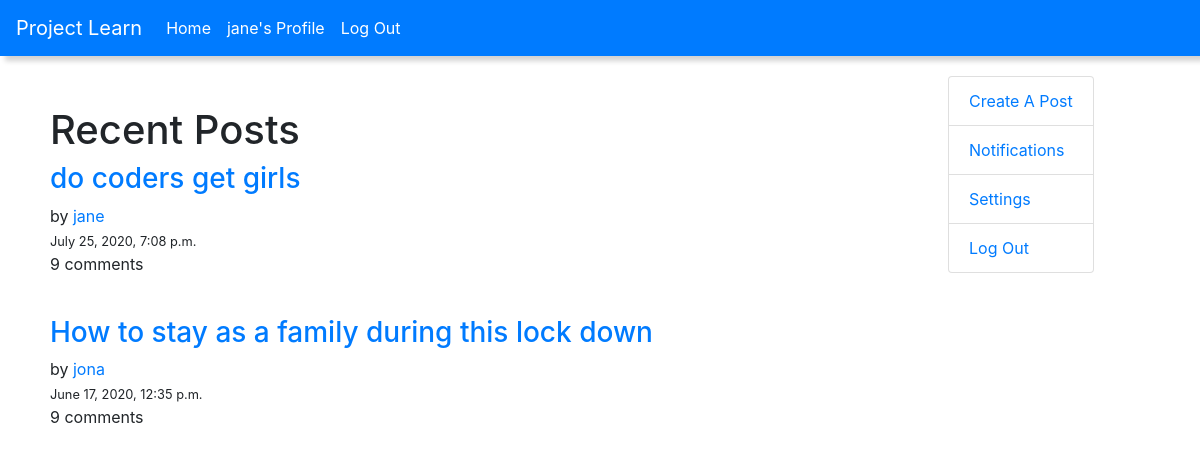
The page / (signed in) on the database its author committed.
### blog/models.py (models this page shows, shortened)
class Post(models.Model):
    STATUS_CHOICES = (
        ('draft', 'Draft'),
        ('published', 'Published'),
    )
    tags=TaggableManager()
    title = models.CharField(max_length=250)
    slug = models.SlugField(max_length=250, unique_for_date='published')
    author = models.ForeignKey(
        User, on_delete=models.CASCADE, related_name='blog_posts')
    body = models.TextField()
    publish = models.DateTimeField(default=timezone.now)
    created = models.DateTimeField(auto_now_add=True)
    updated = models.DateTimeField(auto_now_add=True)
    status = models.CharField(
        max_length=10, choices=STATUS_CHOICES, default='draft')
    class Meta:
        ordering = ['-publish']

### blog/views.py (the view)
# urls.py: path('', views.index, name='home'),
def index(request):
    posts=Post.objects.all()
    for post in posts:
        comments=Comment.objects.filter(post=post).order_by('-commented_on')
    if request.method =="POST":
        form=PostCreationForm(request.POST)
        if form.is_valid():
            form.save(commit=False)
            return redirect('blog:home')
    context={
        'posts':posts,
        'comments':comments
    }
    return render(request, 'blog/index.html',context)

### blog/templates/blog/index.html (shortened to what this page needs)
{% extends 'blog/base.html' %}
{% block body %}
 {% if user.is_authenticated %}
 <div class="home">
    <div class="recent">
      <h1>Recent Posts</h1>
      {% for post in posts %}
        <div class="post">
          <div class="head-text">
            <a href="/posts/{{post.title}}/"><h3>{{post.title}}</h3></a> by <a href="/user_profile/{{post.author.id}}/">{{post.author}}</a></div>
            <small class="post-time">{{post.created}}</small>
            <p>{{ comments.count }} comments</p>
        </div>
        <br>
      {% endfor %}
    </div>
  <div class="side-bar">
    <ul class="list-group">
      <li class="list-group-item"><a href="{% url 'blog:add_post' %}">Create A Post</a></li>
      <li class="list-group-item"><a href="">Notifications</a></li>
      <li class="list-group-item"><a href="">Settings</a></li>
      <li class="list-group-item"><a href="">Log Out</a></li>
    </ul>
  </div>
</div>
{% endif %} {% endblock body %}

### blog/templates/blog/base.html (shortened to what this page needs)
{% load static %}
<!DOCTYPE html>
<html lang="en">
  <head>
    <link rel="stylesheet" href="{% static 'blog/main.css' %}" />
    <link rel="stylesheet" href="{% static 'blog/bootstrap.min.css' %}" />
  </head>
  <body>
    <header>
      <nav class="navbar navbar-expand-sm navbar-dark bg-primary">
        <a class="navbar-brand" href="{%url 'blog:home' %}">Project Learn</a>
        <div class="collapse navbar-collapse" id="collapsibleNavId">
          <ul class="navbar-nav mr-auto mt-2 mt-lg-0">
            <li class="nav-item active">
              <a class="nav-link" href="{% url 'blog:home' %}"
                >Home <span class="sr-only">(current)</span></a
              >
            </li>
            {% if user.is_authenticated %}
            <li class="nav-item active">
              <a href="/user_profile/{{request.user.id}}" class="nav-link">{{request.user.username}}'s Profile</a>
            </li>
            <li class="nav-item active">
              <a class="nav-link" href="{% url 'blog:logout' %}">Log Out</a>
            </li>
            {% endif %}
          </ul>
        </div>
      </nav>
    </header>
    {% block body %} {% endblock body %}
  </body>
</html>

### blog/static/blog/main.css (style rules this page uses)
header { background-color: white; color: dodgerblue; box-shadow: 5px 5px 5px lightgray; display: flex; justify-content: space-between; }
a { text-decoration: none; }
.home { display: flex; padding: 20px; }
.recent { width: 80%; padding: 30px; }

### rows shown on the page
Post: title "do coders get girls", author "jane", created "July 25, 2020, 7:08 p.m.", count "9"
Post: title "How to stay as a family during this lock down", author "jona", created "June 17, 2020, 12:35 p.m.", count "9"

### other values the page prints
{{ request.user.username }} "jane"
